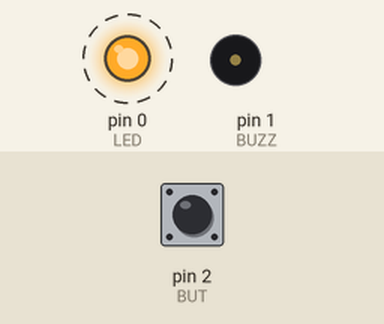
The sketch below on a simulated Arduino Uno, built with avr-gcc and run on an emulated ATmega328P. Shown: output pins drawn as LEDs (lit = HIGH), buzzer (waves = sounding, pin HIGH). Dashed ring = blinking. The test bench sets the inputs (shaded band); at power-on: pin 2 (BUT) HIGH.

Above: at 1.3 s.
1.7 s: pin 2 (BUT) pulled LOW for 0.5 s
At 2.6 s:
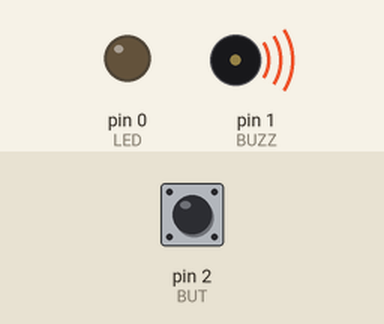
4.7 s: pin 2 (BUT) pulled LOW for 1 s
At 6.7 s:
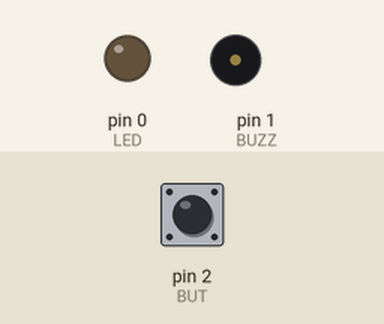
7.7 s: pin 2 (BUT) pulled LOW for 3.2 s
At 9.0 s:
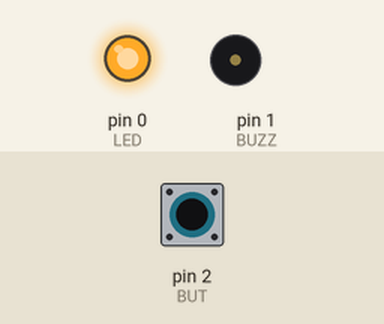
Timing chart, 0 to 18.4 s (numbered marks = the images above; inputs shaded):
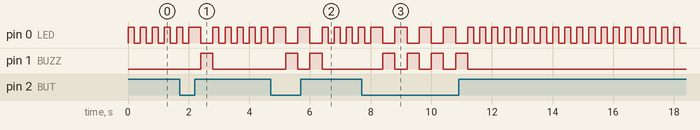

The sketch:

Blink_and_more.ino
```cpp
# define LED 0
# define BUZZ 1
# define BUT 2
byte BUT_S = 0;


void setup() {
  pinMode(LED, OUTPUT);
  pinMode(BUZZ, OUTPUT);
  pinMode(BUT, INPUT_PULLUP);
}


void loop() {
  BUT_S = digitalRead(BUT);
  if(BUT_S == LOW){
  digitalWrite(LED, HIGH);
  digitalWrite(BUZZ, LOW);
  delay(400);
  digitalWrite(LED, LOW);
  digitalWrite(BUZZ, HIGH);
  delay(400);
  digitalWrite(BUZZ, LOW);
  } else {
  digitalWrite(LED, HIGH);
  delay(200);
  digitalWrite(LED, LOW);
  delay(200);
  }
}
```

Measured:
- after the input at 1.7 s, pin 1 (BUZZ): LOW → HIGH after 0.70 s, → LOW 0.40 s later
- after the input at 4.7 s, pin 1 (BUZZ): alternates HIGH for 0.40 s and LOW for 0.40 s, 4 changes in all, then stays LOW, starting after 0.50 s
- after the input at 7.7 s, pin 1 (BUZZ): alternates HIGH for 0.40 s and LOW for 0.40 s, 8 changes in all, then stays LOW, starting after 0.70 s
